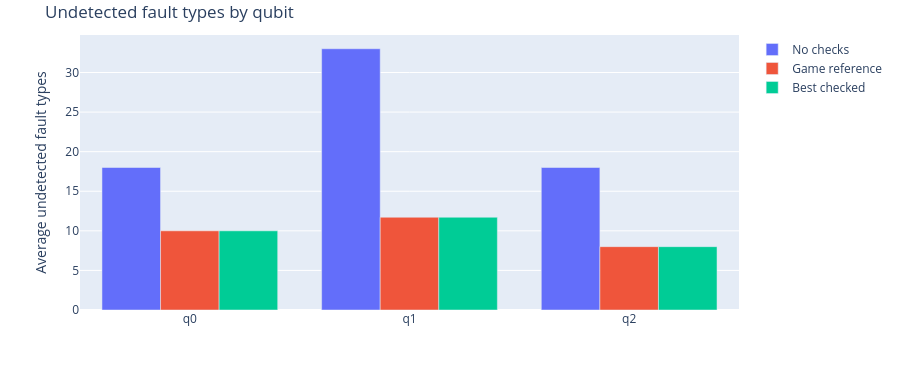

Notebook cell for this chart:
### Code cell
# 6) Coverage comparison by qubit, using the same undetected-fault summary shown in the game.
print("Remaining exposure by qubit: no checks, game reference, and best checked case")
exposure_columns_local = [f"Remaining exposure q{q}" for q in range(n_data)]
coverage_fig = go.Figure()
coverage_specs = [
    ("No checks", session.baseline["unc_by_qubit"]),
    ("Game reference", session.par["unc_by_qubit"]),
    ("Best checked", best_viz["unc_by_qubit"]),
]
seen_coverage = set()
for name, values in coverage_specs:
    key_values = tuple(round(float(values[q]), 10) for q in range(n_data))
    if (name, key_values) in seen_coverage:
        continue
    seen_coverage.add((name, key_values))
    coverage_fig.add_trace(go.Bar(x=[f"q{q}" for q in range(n_data)],
                                  y=[float(values[q]) for q in range(n_data)], name=name))
coverage_fig.update_layout(barmode="group", title="Undetected fault types by qubit",
                           yaxis_title="Average undetected fault types", height=390, margin=dict(t=35))
coverage_fig.show()

# Exposure table for the best overall option (may be no-check or checked).
exposure_columns = [c for c in all_comparison.columns if c.startswith("Remaining exposure q")]
exposure_table = pd.DataFrame({
    "Qubit": [c.replace("Remaining exposure ", "") for c in exposure_columns],
    "Average undetected fault types": [best_overall[c] for c in exposure_columns],
})
display(exposure_table.round(3))

### Figure 1 — Plotly figure (JSON) as saved in the notebook; plotly's stock layout.template omitted (floating-point values rounded to 4 significant figures)
{"data": [{"name": "No checks", "type": "bar", "x": ["q0", "q1", "q2"], "y": [18, 33, 18]}, {"name": "Game reference", "type": "bar", "x": ["q0", "q1", "q2"], "y": [10, 11.71, 8]}, {"name": "Best checked", "type": "bar", "x": ["q0", "q1", "q2"], "y": [10, 11.71, 8]}], "layout": {"barmode": "group", "height": 390, "margin": {"t": 35}, "title": {"text": "Undetected fault types by qubit"}, "yaxis": {"title": {"text": "Average undetected fault types"}}}}
